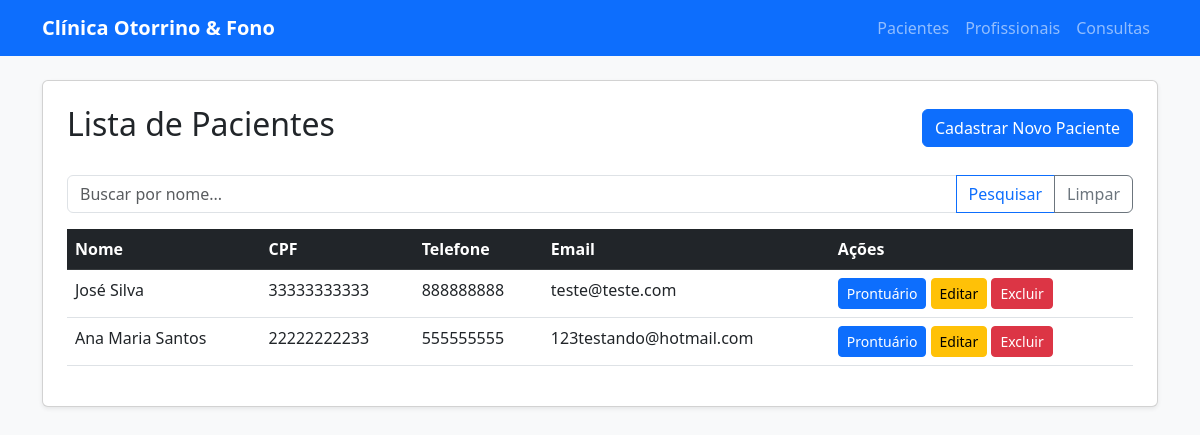
/logica/pacientes/, run on the app's committed database.
### logica/models.py (models this page shows, shortened)
class Paciente (models.Model):
    nome = models.CharField(max_length=100)
    cpf = models.CharField(max_length=14)
    telefone = models.CharField(max_length=15)
    email = models.EmailField(blank=True, null=True)

### logica/views.py (the view)
# urls.py: path('pacientes/', views.paciente_list, name='paciente_list'),
def paciente_list(request):
    termo_busca = request.GET.get('busca')
    if termo_busca:
        pacientes = Paciente.objects.filter(nome__icontains=termo_busca)
    else:
        pacientes = Paciente.objects.all()
    return render(request, 'logica/paciente_list.html', {'pacientes': pacientes})

### logica/templates/logica/paciente_list.html (shortened to what this page needs)
{% extends 'logica/base.html' %}
{% block content %}
<div class="d-flex justify-content-between align-items-center mb-4">
    <h2>Lista de Pacientes</h2>
    <a href="{% url 'criar_paciente' %}" class="btn btn-primary">Cadastrar Novo Paciente</a>
</div>
<form method="GET" class="mb-3">
    <div class="input-group">
        <input type="text" name="busca" class="form-control" placeholder="Buscar por nome..." value="{{ request.GET.busca }}">
        <button class="btn btn-outline-primary" type="submit">Pesquisar</button>
        <a href="?" class="btn btn-outline-secondary">Limpar</a>
    </div>
</form>
<table class="table table-hover">
    <thead class="table-dark">
        <tr>
            <th>Nome</th>
            <th>CPF</th>
            <th>Telefone</th>
            <th>Email</th>
            <th>Ações</th>
        </tr>
    </thead>
    <tbody>
        {% for paciente in pacientes %}
        <tr>
            <td>{{ paciente.nome }}</td>
            <td>{{ paciente.cpf }}</td>
            <td>{{ paciente.telefone }}</td>
            <td>{{ paciente.email }}</td>
            <td>
                <a href="{% url 'prontuario_paciente' paciente.id %}" class="btn btn-sm btn-primary">
     Prontuário
</a>
                <a href="{% url 'editar_paciente' paciente.id %}" class="btn btn-sm btn-warning">Editar</a>
                <form action="{% url 'deletar_paciente' paciente.id %}"
                        method="POST"
                        style="display:inline;">
                        <button type="submit" class="btn btn-sm btn-danger">
                            Excluir
                        </button>
                </form>
            </td>
        </tr>
        {% empty %}
        <tr>
            <td colspan="4" class="text-center text-muted">Nenhum paciente cadastrado.</td>
        </tr>
        {% endfor %}
    </tbody>
</table>
{% endblock %}

### data on the page
Paciente: nome "José Silva", cpf "33333333333", telefone "888888888", email "teste@teste.com"
Paciente: nome "Ana Maria Santos", cpf "22222222233", telefone "555555555", email "123testando@hotmail.com"
